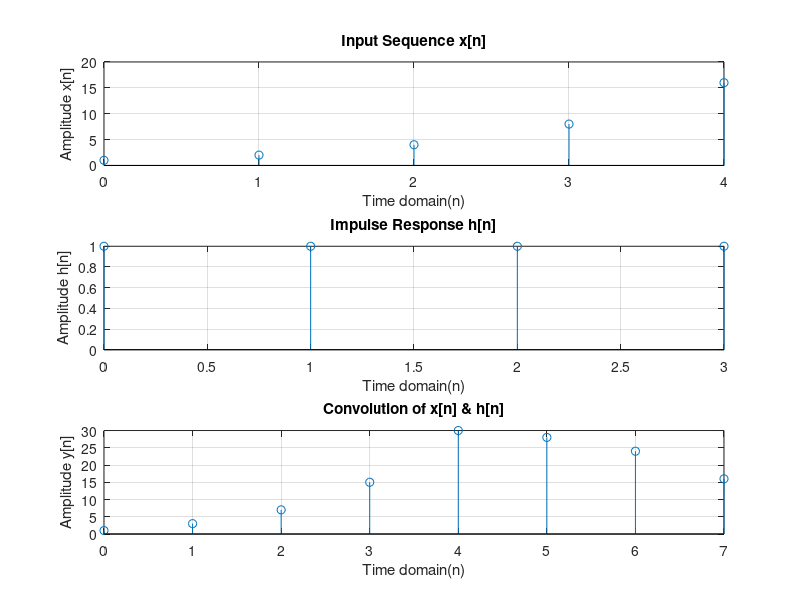

The MATLAB script that drew this image:
%Lab 2.2
%Convolution Sum

n=0:1:4;
x=power(2,n).*ones(1,5);
subplot(3,1,1);
stem(n,x);
xlabel('Time domain(n)');
ylabel('Amplitude x[n]');
title('Input Sequence x[n]');
grid on;

n=0:1:3;
h=[1,1,1,1]; %u[n]-u[n-4]
subplot(3,1,2);
stem(n,h);
xlabel('Time domain(n)');
ylabel('Amplitude h[n]');
title('Impulse Response h[n]');
grid on;

n=(0+0):1:(4+3);
y=conv(x,h);
subplot(3,1,3);
stem(n,y);
xlabel('Time domain(n)');
ylabel('Amplitude y[n]');
title('Convolution of x[n] & h[n]');
grid on;
disp(y);


%Untitled10
%     1     3     7    15    30    28    24    16